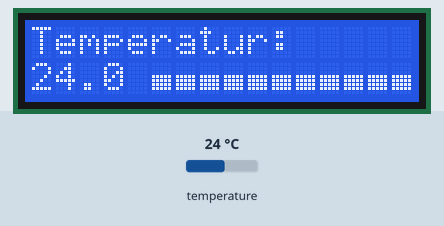
Bench run of a sketch on a simulated Arduino Uno, built with avr-gcc and run on an emulated ATmega328P. Parts: 16×2 character LCD. Inputs (shaded band) come from the test bench; at power-on: temperature 24 °C. What the sketch prints to the serial monitor is not drawn.

Above: at 2.6 s.
2.7 s: temperature set to 12 °C
At 4.2 s:
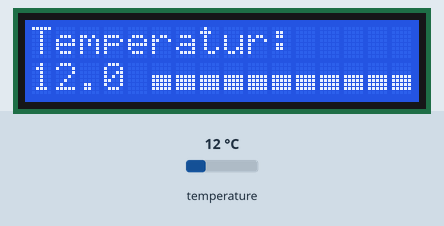
4.5 s: temperature set to 19 °C
At 5.3 s:
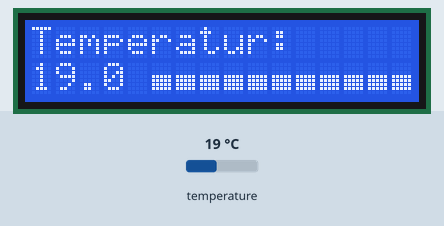
8.2 s: temperature set to 28 °C
At 9.5 s:
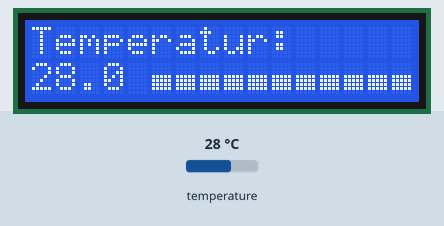
Timing chart, 0 to 11.2 s (numbered marks = the images above; inputs shaded):
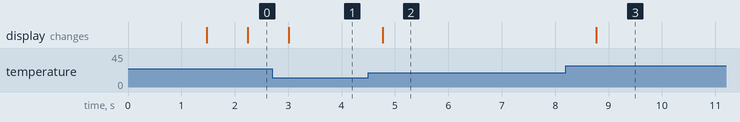

The sketch:

LCDThermometer.ino
```cpp
#include <OneWire.h>
#include <Wire.h>
#include <DallasTemperature.h>
#include <LiquidCrystal_I2C.h>
#include <Metro.h>

#if defined(ARDUINO) && ARDUINO >= 100
#define printByte(args)  write(args);
#else
#define printByte(args)  print(args,BYTE);
#endif

// Data wire is plugged into port 2 on the Arduino
#define ONE_WIRE_BUS 6
// Setup a oneWire instance to communicate with any OneWire devices (not just Maxim/Dallas temperature ICs)
OneWire oneWire(ONE_WIRE_BUS);
// Pass our oneWire reference to Dallas Temperature.
DallasTemperature sensors(&oneWire);
DeviceAddress insideThermometer;
#define TEMPERATURE_PRECISION 12

LiquidCrystal_I2C lcd(0x20,16,2);  // set the LCD address to 0x3f for a 16 chars and 2 line display

Metro tmr1 = Metro(1000);
Metro tmr2 = Metro(16000);

//Custom Chars
uint8_t qa[8] = {  0x0,0x0,0x0,0x0,0x0,0x0,0xff};
uint8_t qs[8] = {  0x0,0x0,0x0,0x0,0x0,0xff,0xff};
uint8_t qd[8] = {  0x0,0x0,0x0,0x0,0xff,0xff,0xff};
uint8_t qf[8] = {  0x0,0x0,0x0,0xff,0xff,0xff,0xff};
uint8_t qg[8] = {  0x0,0x0,0xff,0xff,0xff,0xff,0xff};
uint8_t qh[8] = {  0x0,0xff,0xff,0xff,0xff,0xff,0xff};
uint8_t qj[8] = {  0xff,0xff,0xff,0xff,0xff,0xff,0xff};

void setup(void)
{
  // start serial port
  Serial.begin(9600);

  lcd.init();    // initialize the lcd
  lcd.backlight();
  //Create Custom Chars
  lcd.createChar(0, qa);
  lcd.createChar(1, qs);
  lcd.createChar(2, qd);
  lcd.createChar(3, qf);
  lcd.createChar(4, qg);
  lcd.createChar(5, qh);
  lcd.createChar(6, qj);

  lcd.home();
  lcd.print("Temperatur: ");
  lcd.setCursor(0,1);

  //Test
  // lcd.printByte(0);
  // lcd.printByte(1);
  // lcd.printByte(2);
  // lcd.printByte(3);
  // lcd.printByte(4);
  // lcd.printByte(5);
  // lcd.printByte(6);
  // lcd.printByte(0);
  // lcd.printByte(1);
  // lcd.printByte(2);
  // lcd.printByte(3);

  // Start up the TempSensor
  sensors.begin();
  sensors.getDeviceCount();
  sensors.isParasitePowerMode();
  while (!sensors.getAddress(insideThermometer, 0)) {
    Serial.println(F("Unable to find address for Device 0"));
	lcd.clear();
	lcd.home();
	lcd.print("Thermometer nicht gefunden !!!");
	lcd.autoscroll();
	delay(3000);
  }
  sensors.setResolution(insideThermometer, TEMPERATURE_PRECISION);

  //Init TempArray
  sensors.requestTemperatures();
  float tempC = sensors.getTempC(insideThermometer);
  InitTemp(tempC);
  calcGraph();
}

float oldTemp, oldTempDHT;

const int _maxIdx = 144;
float Temps[_maxIdx] = {0.0};
int index = 0;

const byte _bars = 11;
const int blocksize = (int)(_maxIdx / _bars);
byte graph[_bars+1];

float tempC;

void loop(void)
{
  serialEvent(); //Answer Commands

  //Every 1000ms
  if (tmr1.check()) {
    //read Sensor
    sensors.requestTemperatures();
    tempC = sensors.getTempC(insideThermometer);

    //Print to LCD
    if(tempC!=oldTemp){
      lcd.setCursor(0,1);
      lcd.print(tempC,1);
      oldTemp=tempC;
    }

	LogStatus(); //Log to Serial
  }

  if (tmr2.check()) {
	addTemp(tempC); //AddTemp to Array

	//When a Block is full, calc Graph
	if (index>0 && index%blocksize==0) {
	  calcGraph();
	}
  }
}

void LogStatus(){
  Serial.println(' ');
  Serial.print(F("Temp: "));Serial.print(getLastTemp()); Serial.print(';');
  Serial.print(F("Index: "));Serial.print(index); Serial.print(';');
  //Serial.print(F("FreeRam: "));Serial.print(freeRam()); Serial.print(';');
  Serial.println(' ');
}

float getLastTemp(){
  return Temps[index];
}
void addTemp(float aTemp){
  index++;
  if (index >= _maxIdx){ index=0;};
  Temps[index] = aTemp;
}
float getTemp(int aidx){
  if (aidx > 0 && aidx<_maxIdx)
	return Temps[aidx];
}
float maxTemp(){
  float max = -255.0;

  for (int i =0; i<_maxIdx; i++)
    if (Temps[i] > max) max=Temps[i];

  return max;
}
float minTemp(){
  float min = 255.0;

  for (int i =0; i<_maxIdx; i++)
    if (Temps[i] < min) min=Temps[i];

  return min;
}
void InitTemp(float aTemp){
  for (int i=0; i<_maxIdx; i++) Temps[i] = aTemp;
}
void PrintTemps(){
  Serial.print("Temps: ");
  for (int i =0; i<_maxIdx; i++){
    Serial.print("[");Serial.print(i);Serial.print("]");Serial.print(Temps[i]);
  }
  Serial.println(' ');
  Serial.flush();
}

void calcGraph(){
  //Init Array
  for (int i=0; i<_bars+1; i++) graph[i] = 0;

  Serial.println(' ');
  Serial.println("CalcGraph ");
  // PrintTemps();

  int idx = 0;
  float _minT = minTemp();
  float _maxT = maxTemp();
  float diff = (_maxT - _minT);
  if(diff<0) diff=diff*-1.0;
  float korrektur=((1.0-diff)/2.0);
  if (abs(diff)<1) {_minT = _minT -korrektur; _maxT = _maxT +korrektur;}

  // Serial.print(" / ");
  Serial.print("Blocksize: ");Serial.print(_maxIdx);Serial.print(" / ");Serial.print(_bars);Serial.print(" = ");Serial.println(blocksize);
  Serial.print("MinTemp: ");Serial.print(_minT);Serial.print(" (");Serial.print(minTemp());Serial.print(")");
  Serial.print(" MaxTemp: ");Serial.print(_maxT);Serial.print(" (");Serial.print(maxTemp());Serial.println(")");
  Serial.print("Diff: ");Serial.print(diff);Serial.print(" Korrektur: ");Serial.println(korrektur);

  //Temps sortieren
  float TempSort[_maxIdx];
  int start = index +1;
  if (start >= _maxIdx) start=0;
  int counter = 0;
  for (int i=start;i<_maxIdx;i++){
	TempSort[counter]=Temps[i];
	counter++;
  }
  if (counter<_maxIdx){
    for (int i=0;i<start;i++){
	  TempSort[counter]=Temps[i];
	  counter++;
    }
  }

  float blockval = 0.0;
  for (int i=0; i<_maxIdx; i++){
	if (i>0 && i%blocksize==0){
	  blockval = blockval/blocksize; //durchschnitt
	  //map(value, fromLow, fromHigh, toLow, toHigh)
	  graph[idx] = map((long)(blockval*100.0), (long)(_minT*100.0), (long)(_maxT*100.0), 0, 6);
	  Serial.print("(i");Serial.print(i);Serial.print(")");Serial.print("durchschnittTemp Block ");Serial.print(idx);Serial.print(": ");Serial.print(blockval);
	  Serial.print(" : ");Serial.println(graph[idx]);
      idx++;
	  blockval = 0.0;
	}
    blockval = blockval + TempSort[i];
  }

  lcd.setCursor(5,1);
  for (int i=0; i<_bars; i++) lcd.printByte(graph[i]);
}

void serialEvent() {
  while (Serial.available()) {
    // get the new byte:
    char inChar = (char)Serial.read();

    if (inChar == '?') {
      Serial.println("Jepp!");
    }

  }
}
```

Measured:
- after the input at 2.7 s, the display: changes after 0.31 s (image 1)
- after the input at 4.5 s, the display: changes after 0.27 s (image 2)
- after the input at 8.2 s, the display: changes after 0.57 s (image 3)
